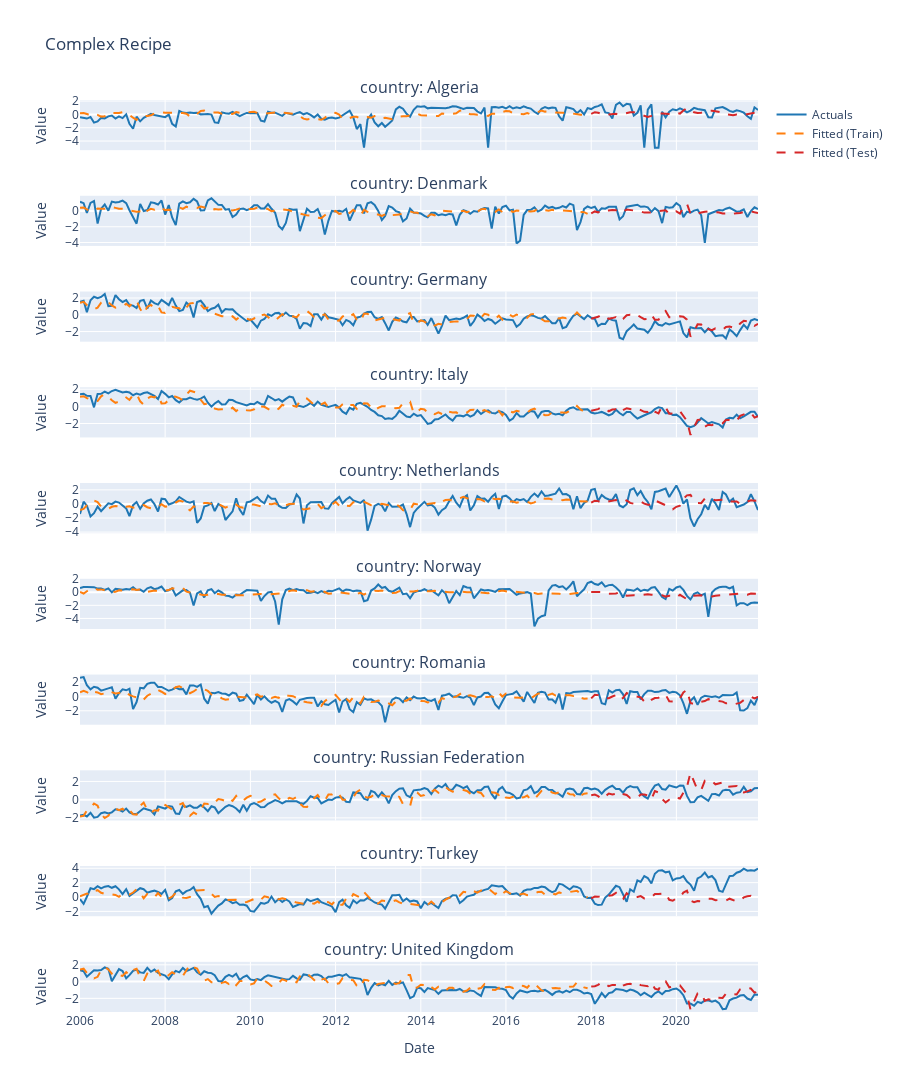

Notebook source saved alongside this figure:
### Markdown cell above
## 1. Permutation Importance Feature Selection

`step_select_permutation()` uses permutation importance to rank features by how much model performance degrades when that feature is shuffled.

**How it works with grouped data**:
- Each group's recipe fits a model on that group's training data
- Calculates permutation importance for each feature
- Selects top features based on `top_n` or `top_p` threshold
- Different groups may select different features

### Code cell
# Create recipe with permutation importance feature selection
rec_perm = (
    recipe()
    .step_normalize()  # Normalize first
    .step_select_permutation(
        outcome='refinery_kbd',
        model=RandomForestRegressor(n_estimators=50, random_state=42),
        top_n=3,  # Select top 3 features per group
        n_repeats=5,  # Repeat permutation 5 times for stability
        random_state=42
    )
)

# Create workflow
wf_perm = (
    workflow()
    .add_recipe(rec_perm)
    .add_model(linear_reg().set_engine("sklearn"))
    .add_model_name("permutation_selection")
    .add_model_group_name("feature_selection_models")
)

# Fit with per-group preprocessing
print("Fitting model with permutation importance feature selection...")
fit_perm = wf_perm.fit_nested(train_data, group_col='country')
fit_perm = fit_perm.evaluate(test_data)

print("\n✓ Permutation importance model fitted successfully!")

fit = fit_perm

outputs, coefs, stats = fit.extract_outputs()

display(outputs)
display(coefs)
display(stats)

# Plot forecast
fig = plot_forecast(fit, title="Complex Recipe")
fig.show()

# Extract preprocessed training data
processed_train = fit.extract_preprocessed_data(train_data, split='train')
processed_test = fit.extract_preprocessed_data(test_data, split='test')    

display(processed_train.tail(10))
display(processed_test.head(10))

display(fit.get_feature_comparison())
